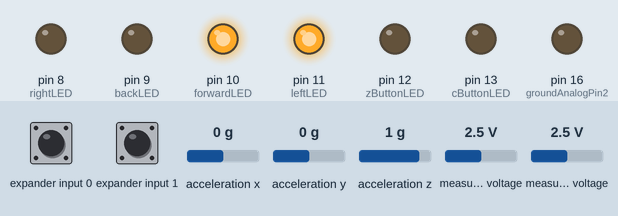
Simulated run of this sketch. Board: Arduino Uno, built with avr-gcc and run on an emulated ATmega328P. Parts: output pins drawn as LEDs (lit = HIGH). Wiring (inferred from the names in the program): Wii Nunchuk at I2C address 0x52. The test bench sets the inputs (shaded band); at power-on: acceleration x 0 g, measured voltage 2.5 V, expander input 0 HIGH, expander input 1 HIGH, acceleration y 0 g, acceleration z 1 g. Pins used as bus, display or sensor lines are not drawn.

Above: at 1.3 s.
1.4 s: acceleration x set to -1.4 g
At 1.7 s:
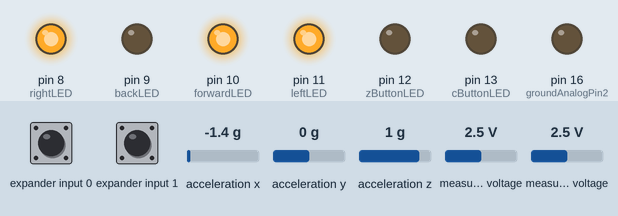
2.9 s: measured voltage (sensor 200) set to 2.3 V
At 3.4 s:
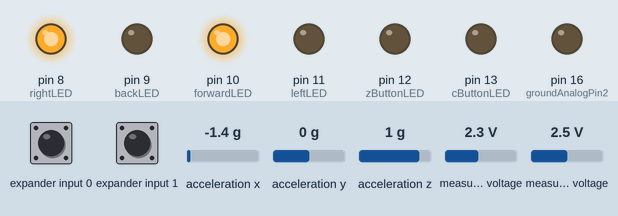
4.4 s: measured voltage (sensor 201) set to 2 V
5.9 s: measured voltage (sensor 201) set to 1.7 V
At 6.8 s:
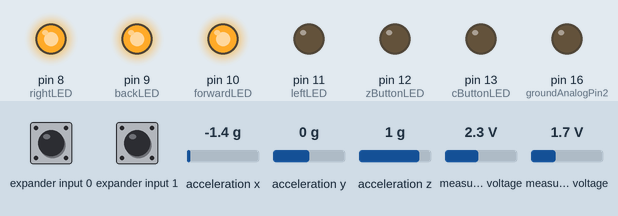
7.4 s: expander input 0 pulled LOW for 0.15 s
At 8.6 s:
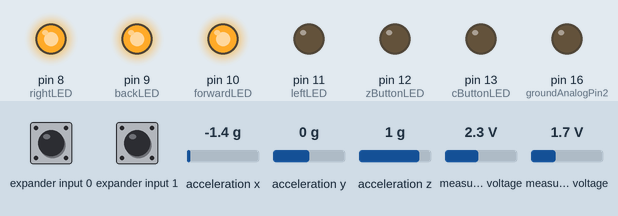
9.0 s: expander input 1 pulled LOW for 0.15 s
At 9.1 s:
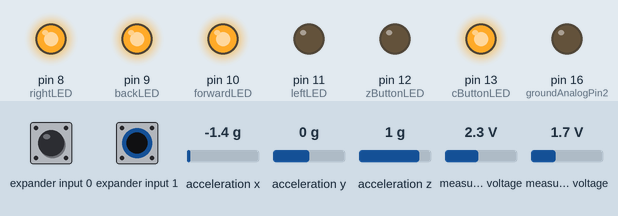
Timing chart, 0 to 11.7 s (numbered marks = the images above; inputs shaded):
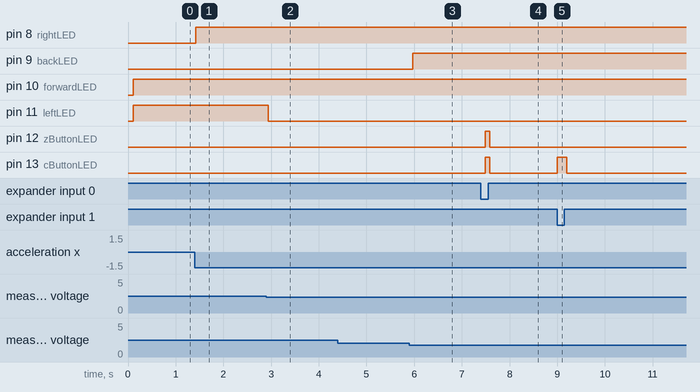

Measured:
- the behaviour switches between 2.5 and 2.4 V on measured voltage (sensor 200) (found by bisection; images 1 and 2)
- the behaviour switches between 1.9 and 1.8 V on measured voltage (sensor 201) (found by bisection; images 2 and 3)
- after the input at 1.4 s, pin 8 (rightLED): LOW → HIGH at once
- after the input at 2.9 s, pin 11 (leftLED): HIGH → LOW at once
- after the input at 5.9 s, pin 9 (backLED): LOW → HIGH after 0.07 s
- after the input at 7.4 s, pin 12 (zButtonLED), pin 13 (cButtonLED): LOW → HIGH after 0.09 s, → LOW 0.10 s later
- after the input at 9.0 s, pin 13 (cButtonLED): LOW → HIGH at once, → LOW 0.20 s later

The sketch:

WiiNunchuckLEDs.ino
```cpp
/*
 * Arduino LEDs controlled by a Wii Nunchuck - Astrid Farmer (Dec, 2015)
 * http://www.astridfarmer.com
 * **************************************************
 *
 * Inspiration and code excepts used from:
 * 2007-11 Tod E. Kurt, http://todbot.com/blog/
 *
 * Windmeadow Labs, http://www.windmeadow.com/node/42
 * (Link no longer available)
 *
 */

#include <Wire.h>
#define powerAnalogPin3 PC3
#define groundAnalogPin2 PC2
static uint8_t data_byte[6];

int leftLED = 11;
int forwardLED = 10;
int backLED = 9;
int rightLED = 8;
int cButtonLED = 13;
int zButtonLED = 12;

void setup() {
  pinMode(leftLED, OUTPUT);
  pinMode(forwardLED, OUTPUT);
  pinMode(backLED, OUTPUT);
  pinMode(rightLED, OUTPUT);
  pinMode(cButtonLED, OUTPUT);
  pinMode(zButtonLED, OUTPUT);

  Serial.begin(9600);
  /* The next three lines may look daunting (and that's because they are,
   * or at least they were until I googled them extensively). They are written
   * in AVR-C, and make it much easier to plug in I2C things such as our nunchucks,
   * without having to play with wiring. Changing them will break everything. */
   //The next line sets both the analog pins 2 & 3 into write mode.
  DDRC |= _BV(powerAnalogPin3) | _BV(groundAnalogPin2);
  //Then we set the ground pin (-) to write low.
  PORTC &= ~ _BV(groundAnalogPin2);
  //Finally, we set the power pin (+) to write high.
  PORTC |= _BV(powerAnalogPin3);
  delay(100);
  initialise_nunchuck_via_I2C();
}

void loop() {
  retrieveNunchuckData();
  printDataToSerial();
  delay(100);
}

/* This function retrieves the next byte of data from the nunchuck,
 * and reformats it for later use. */
int retrieveNunchuckData(){
  int i = 0;
  Wire.requestFrom (0x52, 6);
  while (Wire.available ()) {
    data_byte[i] = ((Wire.read() ^ 0x17) + 0x17);
    i++;
  }
  Wire.beginTransmission(0x52);
  Wire.write(0x00);
  Wire.endTransmission();
}

/* This function will extract the data from the data bytes
 * and print them in an easy-to-read format.
 * Buttons: 0 = Not pressed, 1 = Pressed */
void printDataToSerial(){
  int joystickX = data_byte[0];
  int joystickY = data_byte[1];
  int accelerometerX = data_byte[2];
  int accelerometerY = data_byte[3];
  int accelerometerZ = data_byte[4];
  int buttonZ = 1;
  int buttonC = 1;
  if ((data_byte[5] >> 0) & 1)
    buttonZ = 0;
  if ((data_byte[5] >> 1) & 1)
    buttonC = 0;

digitalWrite(leftLED, LOW);
digitalWrite(rightLED, LOW);
digitalWrite(forwardLED, LOW);
digitalWrite(backLED, LOW);
digitalWrite(zButtonLED, LOW);
digitalWrite(cButtonLED, LOW);

if (accelerometerX < 100){
  digitalWrite(rightLED, HIGH);
}
if (accelerometerX > 150){
  digitalWrite(leftLED, HIGH);
}
if (accelerometerY > 150){
  digitalWrite(forwardLED, HIGH);
}
if (accelerometerY < 110){
  digitalWrite(backLED, HIGH);
}
if (buttonZ == 1){
  digitalWrite(zButtonLED, HIGH);
}
if (buttonC == 1){
  digitalWrite(cButtonLED, HIGH);
}
if(joystickX < 70){
  digitalWrite(rightLED, HIGH);
}
if(joystickX > 160){
  digitalWrite(leftLED, HIGH);
}
if(joystickY < 100){
  digitalWrite(backLED, HIGH);
}
if(joystickY > 160){
  digitalWrite(forwardLED, HIGH);
}
}

/* Below is the code needed to create a connection with
 * the Nintendo Wii Nunchuck, as well as the cheap knockoff
 * nunchucks not produced by Nintendo, the reason so much
 * code is required is because the original and knockoff
 * nunchucks have different initialisation sequences.
*/
void initialise_nunchuck_via_I2C(){
  uint8_t ctrlr_type[6];
  byte i;
  Wire.begin();
  delay(1);
  Wire.beginTransmission(0x52);
  Wire.write(0xF0);
  Wire.write(0x55);
  Wire.endTransmission();
  delay(1);
  Wire.beginTransmission(0x52);
  Wire.write(0xFB);
  Wire.write(0x00);
  Wire.endTransmission();
  delay(1);
  Wire.beginTransmission(0x52);
  Wire.write(0xFA);
  Wire.endTransmission();
  Wire.beginTransmission(0x52);
  Wire.requestFrom(0x52, 6);
  for (i = 0; i < 6; i++) {
    if (Wire.available()) {
      ctrlr_type[i] = Wire.read();
    }
  }
  Wire.endTransmission();
  delay(1);
  Wire.beginTransmission(0x52);
  Wire.write(0xF0);
  Wire.write(0xAA);
  Wire.endTransmission();
  delay(1);
  Wire.beginTransmission(0x52);
  Wire.write(0x40);
  for (i = 0; i < 6; i++) {
    Wire.write(0x00);
  }
  Wire.endTransmission();
  Wire.beginTransmission(0x52);
  Wire.write(0x40);
  for (i = 6; i < 12; i++) {
    Wire.write(0x00);
  }
  Wire.endTransmission();
  Wire.beginTransmission(0x52);
  Wire.write(0x40);
  for (i = 12; i < 16; i++) {
    Wire.write(0x00);
  }
  Wire.endTransmission();
  delay(1);
}
```
